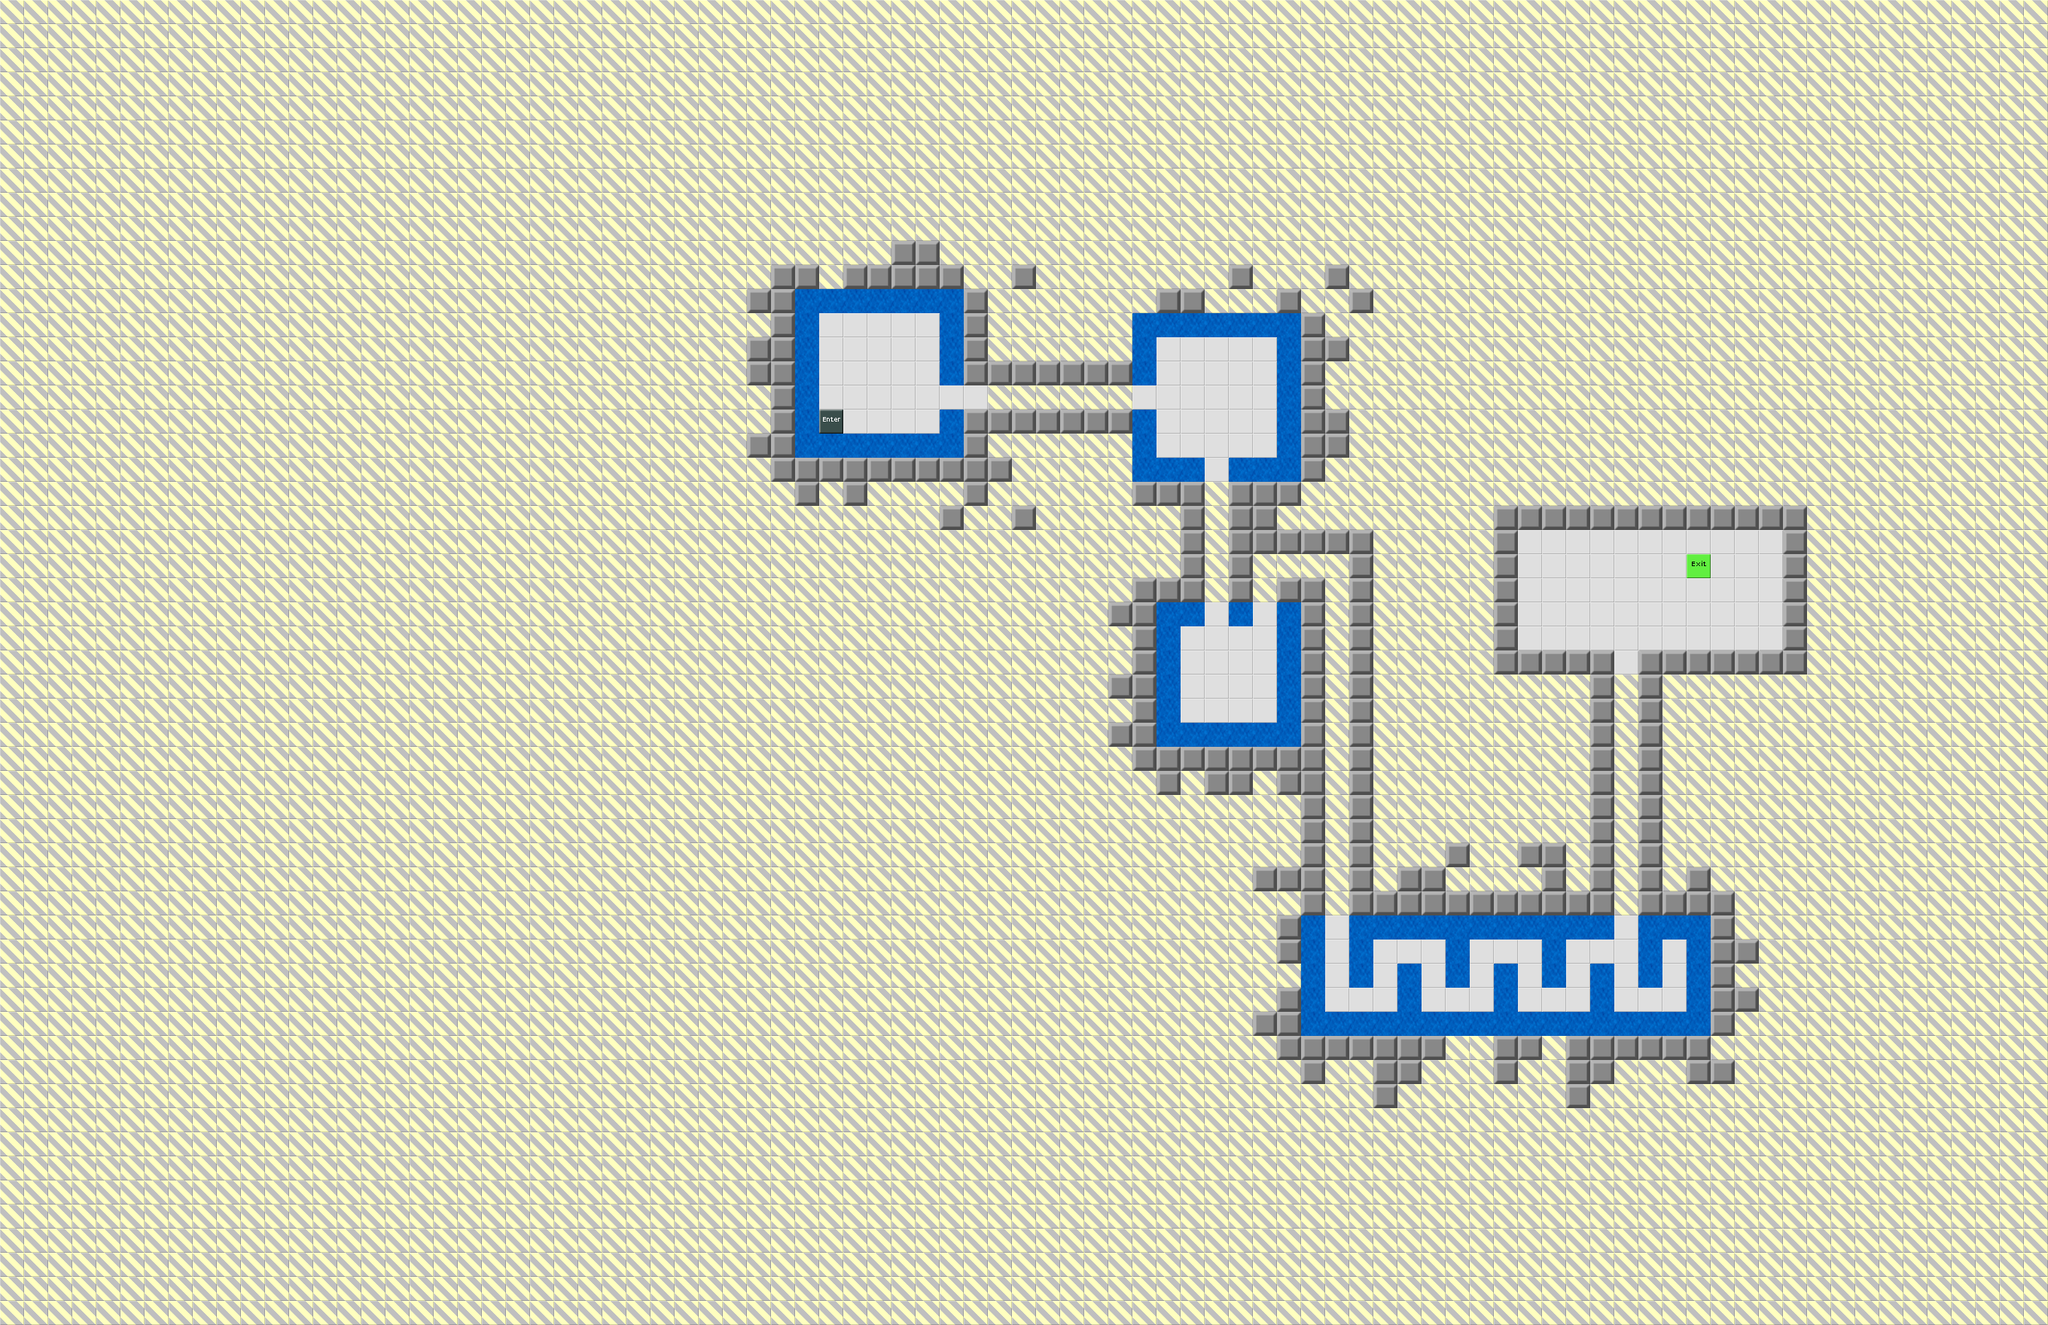

A 2D game scene composited from a Tiled map and its tileset images. What follows is a short description and the map's XML, with each tile layer's data collapsed to a summary:
An orthogonal 85x55 tile map with 32x32 px tiles, 1 tile layer (Map), 2 tilesets and 96 objects (t0).

<map version="1.0" orientation="orthogonal" width="85" height="55" tilewidth="32" tileheight="32">
 <tileset firstgid="1" source="devgraphics.tsx" />
 <tileset firstgid="55" name="devgraphics" tilewidth="32" tileheight="32">
  <image source="../../../Content/JakesChallenge/devgraphics.png" width="192" height="288" />
  <tile id="0">
   <properties>
    <property name="type" value="floor" />
   </properties>
  </tile>
  <tile id="1">
   <properties>
    <property name="type" value="wall" />
   </properties>
  </tile>
  <tile id="2">
   <properties>
    <property name="type" value="yellowDoor" />
   </properties>
  </tile>
  <tile id="3">
   <properties>
    <property name="type" value="yellowKey" />
   </properties>
  </tile>
  <tile id="4">
   <properties>
    <property name="type" value="start" />
   </properties>
  </tile>
  <tile id="5">
   <properties>
    <property name="type" value="exit" />
   </properties>
  </tile>
  <tile id="6">
   <properties>
    <property name="type" value="nascar" />
   </properties>
  </tile>
  <tile id="7">
   <properties>
    <property name="type" value="help" />
   </properties>
  </tile>
  <tile id="8">
   <properties>
    <property name="type" value="ball" />
   </properties>
  </tile>
  <tile id="9">
   <properties>
    <property name="type" value="predator" />
   </properties>
  </tile>
  <tile id="10">
   <properties>
    <property name="type" value="smartPredator" />
   </properties>
  </tile>
  <tile id="11">
   <properties>
    <property name="type" value="money" />
   </properties>
  </tile>
  <tile id="12">
   <properties>
    <property name="type" value="toll" />
   </properties>
  </tile>
  <tile id="13">
   <properties>
    <property name="type" value="toll2" />
   </properties>
  </tile>
  <tile id="14">
   <properties>
    <property name="type" value="pushBlock" />
   </properties>
  </tile>
  <tile id="15">
   <properties>
    <property name="color" value="red" />
    <property name="type" value="switch" />
   </properties>
  </tile>
  <tile id="16">
   <properties>
    <property name="color" value="red" />
    <property name="type" value="disappearingWall" />
   </properties>
  </tile>
  <tile id="18">
   <properties>
    <property name="" value="" />
   </properties>
  </tile>
  <tile id="19">
   <properties>
    <property name="type" value="water" />
   </properties>
  </tile>
  <tile id="20">
   <properties>
    <property name="type" value="redDoor" />
   </properties>
  </tile>
  <tile id="21">
   <properties>
    <property name="color" value="red" />
    <property name="type" value="redKey" />
   </properties>
  </tile>
  <tile id="22">
   <properties>
    <property name="color" value="red" />
    <property name="type" value="appearingWall" />
   </properties>
  </tile>
  <tile id="23">
   <properties>
    <property name="type" value="redAppearingBlock2" />
   </properties>
  </tile>
  <tile id="24">
   <properties>
    <property name="type" value="britishNascar" />
   </properties>
  </tile>
  <tile id="25">
   <properties>
    <property name="type" value="hiddenSwitch" />
   </properties>
  </tile>
  <tile id="26">
   <properties>
    <property name="type" value="gronpree" />
   </properties>
  </tile>
  <tile id="27">
   <properties>
    <property name="color" value="yellow" />
    <property name="type" value="switch" />
   </properties>
  </tile>
  <tile id="28">
   <properties>
    <property name="color" value="yellow" />
    <property name="type" value="disappearingWall" />
   </properties>
  </tile>
  <tile id="31">
   <properties>
    <property name="type" value="help2" />
   </properties>
  </tile>
  <tile id="32">
   <properties>
    <property name="type" value="cyanDoor" />
   </properties>
  </tile>
  <tile id="33">
   <properties>
    <property name="type" value="cyanKey" />
   </properties>
  </tile>
  <tile id="34">
   <properties>
    <property name="color" value="yellow" />
    <property name="type" value="appearingWall" />
   </properties>
  </tile>
  <tile id="36">
   <properties>
    <property name="type" value="teleporter" />
   </properties>
  </tile>
  <tile id="39">
   <properties>
    <property name="color" value="green" />
    <property name="type" value="switch" />
   </properties>
  </tile>
  <tile id="40">
   <properties>
    <property name="color" value="green" />
    <property name="type" value="disappearingWall" />
   </properties>
  </tile>
  <tile id="42">
   <properties>
    <property name="type" value="outTeleporter" />
   </properties>
  </tile>
  <tile id="44">
   <properties>
    <property name="type" value="greenDoor" />
   </properties>
  </tile>
  <tile id="45">
   <properties>
    <property name="color" value="green" />
    <property name="type" value="greenKey" />
   </properties>
  </tile>
  <tile id="46">
   <properties>
    <property name="color" value="green" />
    <property name="type" value="appearingWall" />
   </properties>
  </tile>
  <tile id="50">
   <properties>
    <property name="color" value="brownOff" />
    <property name="type" value="switch" />
   </properties>
  </tile>
  <tile id="51">
   <properties>
    <property name="color" value="brown" />
    <property name="type" value="switch" />
   </properties>
  </tile>
 </tileset>
 <layer name="Map" width="85" height="55">
  <data>[4675 cells, 4675 non-empty, 6 distinct tile ids]</data>
 </layer>
 <objectgroup name="Enemies" width="85" height="55" />
 <objectgroup name="Items" width="85" height="55">
  <object gid="26" x="1216" y="448">
   <properties>
    <property name="callback" value="quickCorrupt" />
   </properties>
  </object>
  <object gid="8" x="1152" y="512">
   <properties>
    <property name="Text" value="Game over." />
   </properties>
  </object>
  <object gid="32" x="1600" y="544">
   <properties>
    <property name="Text" value="If I can find more invisible switches, maybe I can find the exit." />
   </properties>
  </object>
  <object gid="26" x="1536" y="480">
   <properties>
    <property name="callback" value="quickCorrupt" />
   </properties>
  </object>
  <object gid="26" x="1568" y="960">
   <properties>
    <property name="callback" value="quickCorrupt" />
   </properties>
  </object>
  <object gid="37" x="2048" y="832">
   <properties>
    <property name="destination" value="t0" />
   </properties>
  </object>
  <object gid="37" x="2112" y="832">
   <properties>
    <property name="destination" value="t0" />
   </properties>
  </object>
  <object gid="37" x="2176" y="832">
   <properties>
    <property name="destination" value="t0" />
   </properties>
  </object>
  <object gid="37" x="2240" y="832">
   <properties>
    <property name="destination" value="t0" />
   </properties>
  </object>
  <object gid="37" x="2304" y="832">
   <properties>
    <property name="destination" value="t0" />
   </properties>
  </object>
  <object gid="37" x="2304" y="768">
   <properties>
    <property name="destination" value="t0" />
   </properties>
  </object>
  <object gid="37" x="2176" y="768">
   <properties>
    <property name="destination" value="t0" />
   </properties>
  </object>
  <object gid="37" x="2112" y="768">
   <properties>
    <property name="destination" value="t0" />
   </properties>
  </object>
  <object gid="37" x="2048" y="768">
   <properties>
    <property name="destination" value="t0" />
   </properties>
  </object>
  <object name="t0" gid="43" x="1088" y="448" />
  </objectgroup>
 <objectgroup name="Tools" width="85" height="55" />
 <objectgroup name="Parameters" width="85" height="55">
  <properties>
   <property name="tileset" value="dungeon" />
   <property name="time" value="-1" />
   <property name="wrapAround" value="false" />
  </properties>
 </objectgroup>
</map>
<!-- 81 of 96 objects omitted -->
